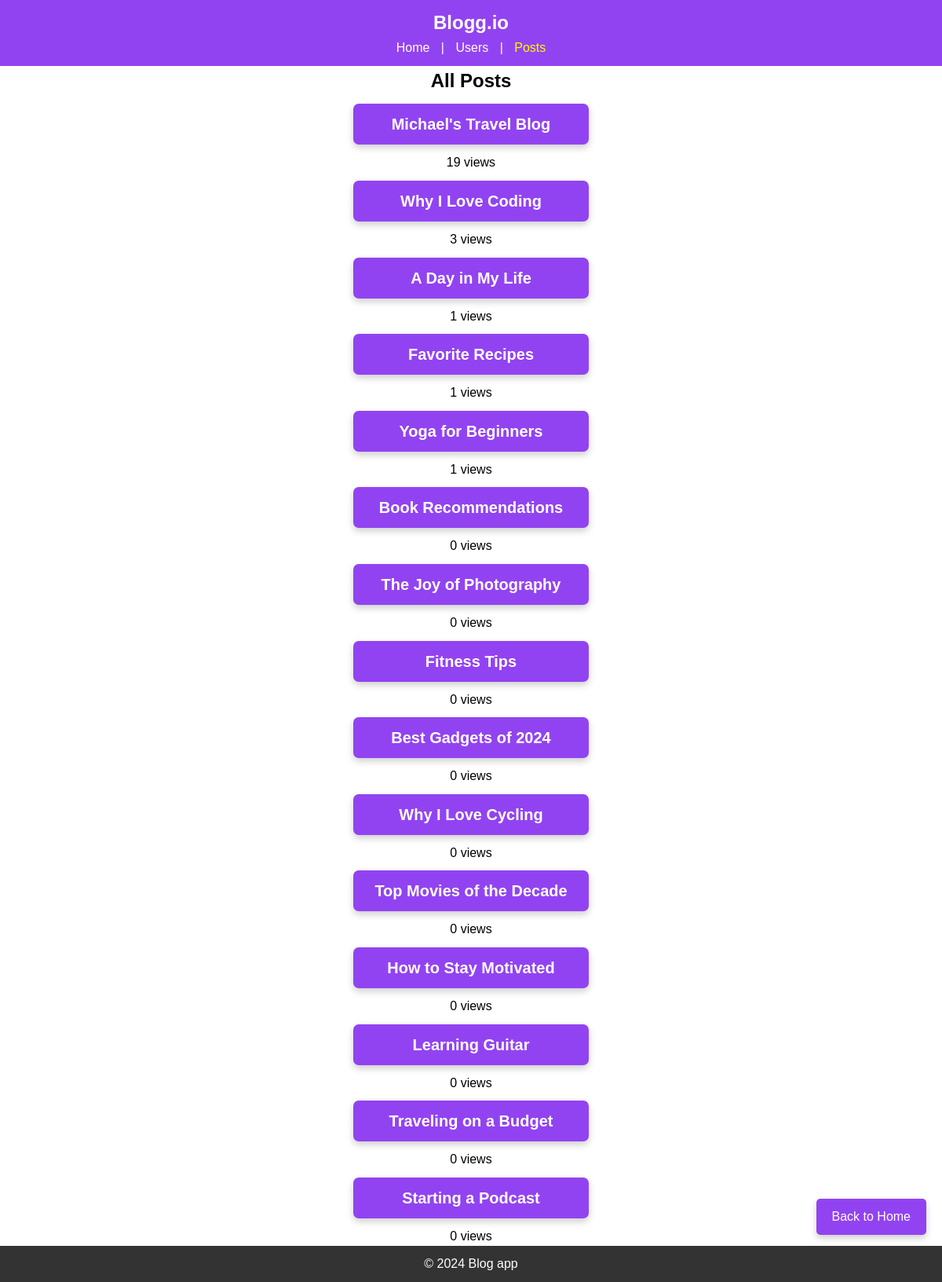
The page /posts on the database its author committed.
### models.py (models this page shows)
class Post(db.Model):
    id = db.Column(db.Integer, primary_key=True, autoincrement=True)
    user_id = db.Column(db.Integer, db.ForeignKey(User.id))
    posted_by = db.relationship('User')
    posted = db.Column(db.DateTime, nullable=False)
    title = db.Column(db.String(120), nullable=False)
    body = db.Column(db.String(500), nullable=False)
    reads = db.Column(db.Integer, default=0)
    comments = db.relationship('Comment', backref='post', lazy=True)

### app.py (the view)
@app.route('/posts')
def display_all_posts():
    posts = Post.query.all()
    return render_template('posts.html', posts=posts)

### templates/posts.html (shortened to what this page needs)
{% extends "base.html" %}
{% block content %}
<section>
  <h2>All Posts</h2>
  <ul id="posts">
    {% for post in posts %}
    <li>
      <h3 id="post_display"><a href="{{ url_for('display_post', post_id=post.id) }}">{{ post.title }}</a></h3>
    <p>{{ post.reads }} views</p>
    </li>
    {% else %}
    <li>No posts available.</li>
    {% endfor %}
  </ul>
<a id="backbutton" href="{{ url_for('display_content') }}">Back to Home</a>
</section>
{% endblock %}

### templates/base.html (shortened to what this page needs)
<!doctype html>
<html lang="en">
  <head>
    <link href="/static/styles.css" rel="stylesheet"/>
  </head>
  <body>
    <header>
      <h1>Blogg.io</h1>
      <nav id="navbar">
        <a href="{{ url_for('display_content') }}">Home</a> |
        <a href="{{ url_for('display_all_users') }}">Users</a> |
        <a href="{{ url_for('display_all_posts') }}">Posts</a>
      </nav>
    </header>
    <main>
      {% block content %}{% endblock %}
    </main>
    <footer>
      <p>&copy; 2024 Blog app</p>
    </footer>
  </body>

### static/styles.css (style rules this page uses)
* { margin: 0; padding: 0; box-sizing: border-box; }
html,body { width: 100%; overflow-x: hidden; }
body { font-family: Arial, sans-serif; line-height: 1.6; background-color: #efeef1; color: black; margin: 0; padding: 0; align-items: center; display: flex; flex-direction: column; min-height: 100vh; }
header { background-color: #9243f1; color: white; padding: 10px 20px; text-align: center; width: 100%; box-shadow: 0 6px 12px rgba(0, 0, 0, 0.2); }
header h1 { font-size: 24px; }
header nav a { color: white; margin: 0 10px; transition: transform 0.3s ease; text-decoration: none; }
main { background: white; width: 100%; flex: 1; text-align: center; }
footer { text-align: center; padding: 10px; background-color: #333; color: white; width:100%; }
a { color: black; text-decoration: none; }
ul li a { font-weight: bold; }
header nav a.active { color: #fcfc06; }
#post_display { background-color: #9243f1; font-size: 20px; margin: 10px 0; border-radius: 7px; box-shadow: 0 4px 10px rgba(0, 0, 0, 0.2); padding: 10px; width: 300px; transition: transform 0.3s ease, background-color 0.3s ease; display: inline-block; }
#post_display a { color: white; text-decoration: none; }
#backbutton { position: fixed; bottom: 60px; right: 20px; background-color:#9243f1; color: white; text-decoration: none; padding: 10px 20px; border-radius: 5px; font-size: 16px; cursor: pointer; box-shadow: 0 4px 8px rgba(0, 0, 0, 0.2); transition: background-color 0.3s ease, transform 0.3s ease; }

### rows shown on the page
Post: title "Michael's Travel Blog", reads "19"
Post: title "Why I Love Coding", reads "3"
Post: title "A Day in My Life", reads "1"
Post: title "Favorite Recipes", reads "1"
Post: title "Yoga for Beginners", reads "1"
Post: title "Book Recommendations", reads "0"
Post: title "The Joy of Photography", reads "0"
Post: title "Fitness Tips", reads "0"
Post: title "Best Gadgets of 2024", reads "0"
Post: title "Why I Love Cycling", reads "0"
Post: title "Top Movies of the Decade", reads "0"
Post: title "How to Stay Motivated", reads "0"
Post: title "Learning Guitar", reads "0"
Post: title "Traveling on a Budget", reads "0"
Post: title "Starting a Podcast", reads "0"
